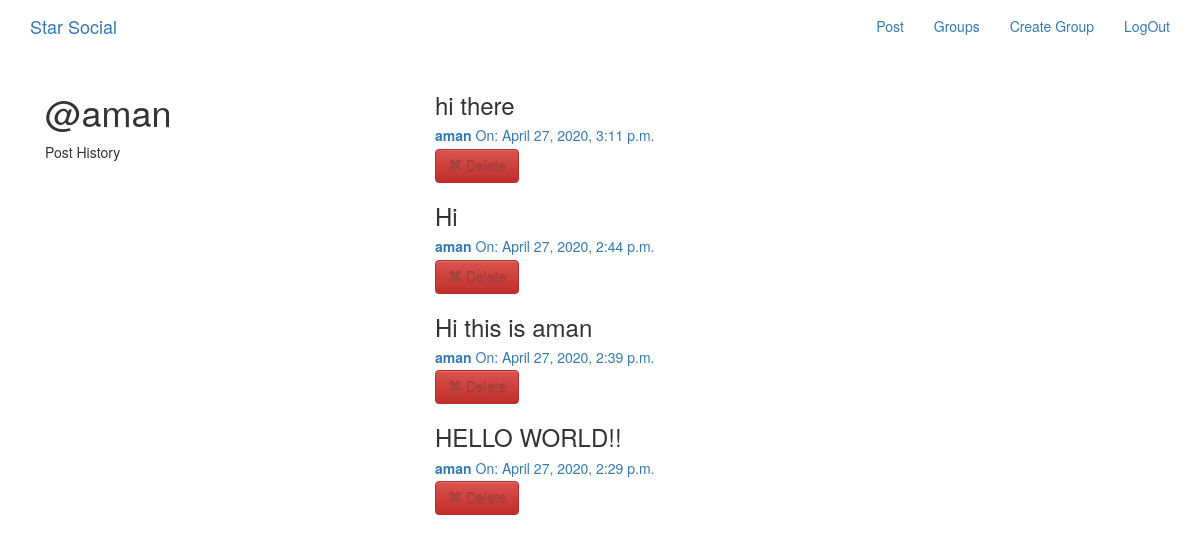
Screenshot of /posts/by/aman (signed in) with the database file from the repository.
### posts/models.py (models this page shows, shortened)
class Post(models.Model):
    user = models.ForeignKey(User, related_name='posts', on_delete=models.CASCADE)
    created_at = models.DateTimeField(auto_now=True)
    message = models.TextField()
    message_html = models.TextField(editable=False)
    group = models.ForeignKey(Group, related_name='post', null=True,blank=True, on_delete=models.CASCADE)
    class Meta:
        ordering = ['-created_at']
        unique_together = ['user', 'message']#since a message will be unique to a user

### posts/views.py (the view)
# urls.py: url(r'by/(?P<username>[-\w]+)', views.UserPosts.as_view(template_name='posts/user_post_list.html'), name='for_user'),
class UserPosts(generic.ListView):
    model = models.Post
    def get_queryset(self):
        queryset = User.objects.all()
        self.post_user = queryset.prefetch_related('posts').get(username__iexact=self.kwargs.get("username"))
        return self.post_user.posts.all() #if no exception then return all the posts in post_user
    def get_context_data(self, **kwargs):
        context = super().get_context_data(**kwargs)
        context['post_user'] = self.post_user.posts.all()
        return context

### posts/templates/posts/user_post_list.html
{% extends "posts/post_base.html" %}
{% block prepost %}
<div class="col-md-4">
	<h1>@{{ user.username}}</h1>
	<p>Post History</p>
</div>
{% endblock %}
{% block post_content %}
<div class="col-md-8">
	{% for post in post_user %}
		{% include "posts/_post.html" %}
	{% endfor %}
</div>
{% endblock %}

### posts/templates/posts/_post.html
<h3>{{post.message_html|safe}}</h3>
<div class="media-body">
  <h5 class="media-heading">
    <span class="username">
      <a href="{% url 'posts:for_user' username=post.user.username %}">  <strong>{{post.user.username}}</strong></a>
    </span>
    <time class="time">
      <a href="{% url 'posts:single' username=post.user.username pk=post.pk %}">On: {{post.created_at}}</a>
    </time>
  </h5>
  <div class="media-footer">
    {% if user.is_authenticated and post.user == user %}
    <a href="{% url 'posts:delete' pk=post.pk %}" title="delete" class="btn btn-danger btn-large btn-fill">
      <span class="glyphicon glyphicon-remove text-danger" aria-hidden="true"></span>
      <span class="text-danger icon-label" >Delete</span>
    </a>
    {% endif %}
  </div>
</div>

### rows the page displays
Post: message_html "hi there", user.username "aman", created_at "April 27, 2020, 3:11 p.m.", shows "Delete"
Post: message_html "Hi", user.username "aman", created_at "April 27, 2020, 2:44 p.m.", shows "Delete"
Post: message_html "Hi this is aman", user.username "aman", created_at "April 27, 2020, 2:39 p.m.", shows "Delete"
Post: message_html "HELLO WORLD!!", user.username "aman", created_at "April 27, 2020, 2:29 p.m.", shows "Delete"

### other values shown
{{ user.username }} "aman"
